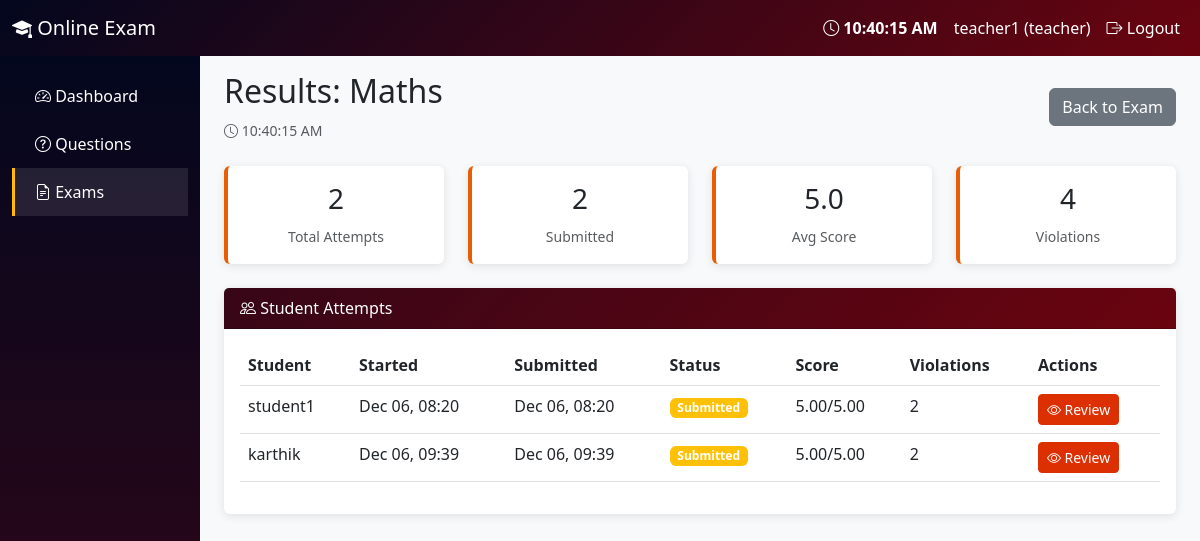
Page /teacher/exams/7/results/ (signed in) on the committed database.
### myapp/models.py (models this page shows, shortened)
class UserProfile(models.Model):
    ROLE_CHOICES = [
        ('teacher', 'Teacher'),
        ('student', 'Student'),
    ]
    user = models.OneToOneField(User, on_delete=models.CASCADE, related_name='profile')
    role = models.CharField(max_length=10, choices=ROLE_CHOICES, default='student')
    created_at = models.DateTimeField(auto_now_add=True)
    @property
    def is_teacher(self):
        return self.role == 'teacher'

class Exam(models.Model):
    teacher = models.ForeignKey(User, on_delete=models.CASCADE, related_name='exams')
    title = models.CharField(max_length=200)
    description = models.TextField(blank=True)
    duration_minutes = models.PositiveIntegerField(default=60)
    start_time = models.DateTimeField(null=True, blank=True)
    end_time = models.DateTimeField(null=True, blank=True)
    is_published = models.BooleanField(default=False)
    randomize_questions = models.BooleanField(default=True)
    randomize_options = models.BooleanField(default=True)
    created_at = models.DateTimeField(auto_now_add=True)

class ExamAttempt(models.Model):
    STATUS_CHOICES = [
        ('in_progress', 'In Progress'),
        ('submitted', 'Submitted'),
        ('auto_submitted', 'Auto Submitted'),
        ('graded', 'Graded'),
    ]
    student = models.ForeignKey(User, on_delete=models.CASCADE, related_name='exam_attempts')
    exam = models.ForeignKey(Exam, on_delete=models.CASCADE, related_name='attempts')
    started_at = models.DateTimeField(auto_now_add=True)
    submitted_at = models.DateTimeField(null=True, blank=True)
    status = models.CharField(max_length=20, choices=STATUS_CHOICES, default='in_progress')
    question_order = models.JSONField(default=list)  # Randomized order for this attempt
    total_score = models.DecimalField(max_digits=6, decimal_places=2, null=True, blank=True)
    max_score = models.DecimalField(max_digits=6, decimal_places=2, null=True, blank=True)
    class Meta:
        unique_together = ['student', 'exam']

### myapp/views.py (the view)
# urls.py: path('teacher/exams/<int:pk>/results/', views.teacher_exam_results, name='teacher_exam_results'),
@login_required
def teacher_exam_results(request, pk):
    if not is_teacher(request.user):
        return redirect('student_dashboard')
    exam = get_object_or_404(Exam, pk=pk, teacher=request.user)
    attempts = ExamAttempt.objects.filter(exam=exam).select_related('student')
    stats = {
        'total_attempts': attempts.count(),
        'submitted': attempts.filter(status__in=['submitted', 'auto_submitted', 'graded']).count(),
        'avg_score': attempts.filter(total_score__isnull=False).aggregate(Avg('total_score'))['total_score__avg'],
        'violations': ProctoringLog.objects.filter(attempt__exam=exam).count(),
    }
    return render(request, 'myapp/teacher/exam_results.html', {
        'exam': exam,
        'attempts': attempts,
        'stats': stats,
    })

### myapp/views.py (called while the page is built)
def is_teacher(user):
    return hasattr(user, 'profile') and user.profile.is_teacher

### templates/myapp/teacher/exam_results.html (shortened to what this page needs)
{% extends 'myapp/teacher/base.html' %}
{% block content %}
<div class="d-flex justify-content-between align-items-center mb-4">
    <div>
        <h2>Results: {{ exam.title }}</h2>
        <small class="text-muted"><i class="bi bi-clock"></i> <span id="resultsTime">--:--:--</span></small>
    </div>
    <a href="{% url 'teacher_exam_detail' exam.pk %}" class="btn btn-secondary">Back to Exam</a>
</div>
<div class="row mb-4">
    <div class="col-md-3">
        <div class="card stat-card">
            <div class="card-body text-center">
                <h3>{{ stats.total_attempts }}</h3>
                <small class="text-muted">Total Attempts</small>
            </div>
        </div>
    </div>
    <div class="col-md-3">
        <div class="card stat-card">
            <div class="card-body text-center">
                <h3>{{ stats.submitted }}</h3>
                <small class="text-muted">Submitted</small>
            </div>
        </div>
    </div>
    <div class="col-md-3">
        <div class="card stat-card">
            <div class="card-body text-center">
                <h3>{% if stats.avg_score %}{{ stats.avg_score|floatformat:1 }}{% else %}--{% endif %}</h3>
                <small class="text-muted">Avg Score</small>
            </div>
        </div>
    </div>
    <div class="col-md-3">
        <div class="card stat-card">
            <div class="card-body text-center">
                <h3>{{ stats.violations }}</h3>
                <small class="text-muted">Violations</small>
            </div>
        </div>
    </div>
</div>
<div class="card">
    <div class="card-header"><i class="bi bi-people"></i> Student Attempts</div>
    <div class="card-body">
        {% if attempts %}
        <table class="table table-hover">
            <thead>
                <tr>
                    <th>Student</th>
                    <th>Started</th>
                    <th>Submitted</th>
                    <th>Status</th>
                    <th>Score</th>
                    <th>Violations</th>
                    <th>Actions</th>
                </tr>
            </thead>
            <tbody>
                {% for attempt in attempts %}
                <tr>
                    <td>{{ attempt.student.username }}</td>
                    <td>{{ attempt.started_at|date:"M d, H:i" }}</td>
                    <td>{% if attempt.submitted_at %}{{ attempt.submitted_at|date:"M d, H:i" }}{% else %}--{% endif %}</td>
                    <td>
                        <span class="badge {% if attempt.status == 'graded' %}bg-success{% elif attempt.status == 'submitted' %}bg-warning{% else %}bg-secondary{% endif %}">
                            {{ attempt.get_status_display }}
                        </span>
                    </td>
                    <td>{% if attempt.total_score is not None %}{{ attempt.total_score }}/{{ attempt.max_score }}{% else %}--{% endif %}</td>
                    <td>{{ attempt.proctoring_logs.count }}</td>
                    <td>
                        <a href="{% url 'teacher_grade_attempt' attempt.pk %}" class="btn btn-sm btn-primary">
                            <i class="bi bi-eye"></i> Review
                        </a>
                    </td>
                </tr>
                {% endfor %}
            </tbody>
        </table>
        {% else %}
        <p class="text-muted text-center py-4">No attempts yet.</p>
        {% endif %}
    </div>
</div>
{% endblock %}

### templates/base.html (shortened to what this page needs)
<!DOCTYPE html>
<html lang="en">
<head>
    <link href="https://cdn.jsdelivr.net/npm/bootstrap@5.3.0/dist/css/bootstrap.min.css" rel="stylesheet">
    <link href="https://cdn.jsdelivr.net/npm/bootstrap-icons@1.10.0/font/bootstrap-icons.css" rel="stylesheet">
</head>
<body>
    {% block body %}
    <nav class="navbar navbar-expand-lg navbar-dark">
        <div class="container-fluid">
            <a class="navbar-brand" href="{% url 'dashboard_redirect' %}">
                <i class="bi bi-mortarboard-fill"></i> Online Exam
            </a>
            <div class="navbar-nav ms-auto">
                <span class="nav-link" id="currentTime" style="font-weight: bold; color: var(--color-10);">
                    <i class="bi bi-clock"></i> <span id="timeDisplay">--:--:--</span>
                </span>
                {% if user.is_authenticated %}
                <span class="nav-link">{{ user.username }} ({{ user.profile.role }})</span>
                <a class="nav-link" href="{% url 'logout' %}"><i class="bi bi-box-arrow-right"></i> Logout</a>
                {% endif %}
            </div>
        </div>
    </nav>
    <div class="container-fluid">
        <div class="row">
            {% block sidebar %}{% endblock %}
            <main class="col-md-9 col-lg-10 px-4 py-3">
                {% block content %}{% endblock %}
            </main>
        </div>
    </div>
    {% endblock %}
</body>
</html>

### templates/base.html (style rules this page uses)
:root { --color-1: #03071e; --color-2: #370617; --color-3: #6a040f; --color-4: #9d0208; --color-5: #d00000; --color-6: #dc2f02; --color-7: #e85d04; --color-8: #f48c06; --color-9: #faa307; --color-10: #ffba08; }
body { background-color: #f8f9fa; font-family: 'Segoe UI', sans-serif; }
.navbar { background: linear-gradient(135deg, var(--color-1), var(--color-3)) !important; }
.navbar-brand, .nav-link { color: #fff !important; }
.btn-primary { background: var(--color-6); border-color: var(--color-6); }
.card { border: none; box-shadow: 0 2px 10px rgba(0,0,0,0.1); }
.card-header { background: linear-gradient(135deg, var(--color-2), var(--color-3)); color: #fff; }
.stat-card { border-left: 4px solid var(--color-7); }
.table thead { background: var(--color-1); color: #fff; }
a { color: var(--color-6); }

### rows in the picture
Exam: title "Maths"
ExamAttempt: student.username "student1", started_at "Dec 06, 08:20", submitted_at "Dec 06, 08:20", status "Submitted", total_score "5.00", max_score "5.00", proctoring_logs.count "2"
ExamAttempt: student.username "karthik", started_at "Dec 06, 09:39", submitted_at "Dec 06, 09:39", status "Submitted", total_score "5.00", max_score "5.00", proctoring_logs.count "2"

### other values in the picture
{{ user.username }} "teacher1"
{{ user.profile.role }} "teacher"
{{ stats.total_attempts }} "2"
{{ stats.submitted }} "2"
{{ stats.avg_score|floatformat:1 }} "5.0"
{{ stats.violations }} "4"
